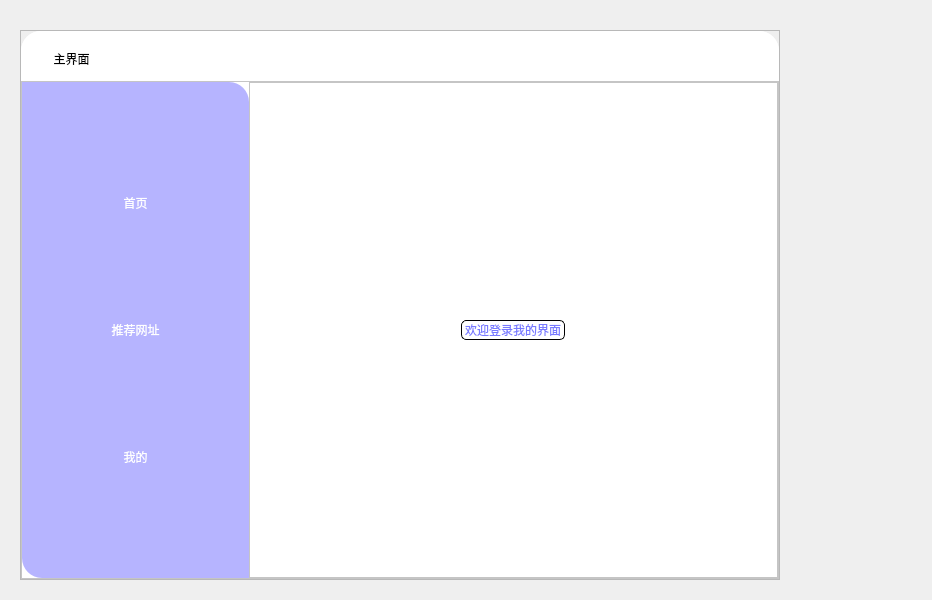
<?xml version="1.0" encoding="UTF-8"?>
<ui version="4.0">
 <class>MainWindow</class>
 <widget class="QMainWindow" name="MainWindow">
  <property name="geometry">
   <rect>
    <x>0</x>
    <y>0</y>
    <width>932</width>
    <height>600</height>
   </rect>
  </property>
  <property name="windowTitle">
   <string>MainWindow</string>
  </property>
  <widget class="QWidget" name="centralwidget">
   <widget class="QFrame" name="frame">
    <property name="geometry">
     <rect>
      <x>20</x>
      <y>30</y>
      <width>760</width>
      <height>550</height>
     </rect>
    </property>
    <property name="minimumSize">
     <size>
      <width>760</width>
      <height>550</height>
     </size>
    </property>
    <property name="frameShape">
     <enum>QFrame::StyledPanel</enum>
    </property>
    <property name="frameShadow">
     <enum>QFrame::Raised</enum>
    </property>
    <layout class="QVBoxLayout" name="verticalLayout">
     <property name="spacing">
      <number>0</number>
     </property>
     <property name="leftMargin">
      <number>0</number>
     </property>
     <property name="topMargin">
      <number>0</number>
     </property>
     <property name="rightMargin">
      <number>0</number>
     </property>
     <property name="bottomMargin">
      <number>0</number>
     </property>
     <item>
      <widget class="QFrame" name="frame_2">
       <property name="sizePolicy">
        <sizepolicy hsizetype="Preferred" vsizetype="Expanding">
         <horstretch>0</horstretch>
         <verstretch>2</verstretch>
        </sizepolicy>
       </property>
       <property name="styleSheet">
        <string notr="true">background-color: rgb(255, 255, 255);
border-top-right-radius:20px;
border-top-left-radius:20px;</string>
       </property>
       <property name="frameShape">
        <enum>QFrame::StyledPanel</enum>
       </property>
       <property name="frameShadow">
        <enum>QFrame::Raised</enum>
       </property>
       <layout class="QHBoxLayout" name="horizontalLayout">
        <property name="spacing">
         <number>0</number>
        </property>
        <property name="leftMargin">
         <number>0</number>
        </property>
        <property name="topMargin">
         <number>0</number>
        </property>
        <property name="rightMargin">
         <number>0</number>
        </property>
        <property name="bottomMargin">
         <number>0</number>
        </property>
        <item>
         <widget class="QFrame" name="frame_4">
          <property name="sizePolicy">
           <sizepolicy hsizetype="Preferred" vsizetype="Expanding">
            <horstretch>5</horstretch>
            <verstretch>0</verstretch>
           </sizepolicy>
          </property>
          <property name="frameShape">
           <enum>QFrame::StyledPanel</enum>
          </property>
          <property name="frameShadow">
           <enum>QFrame::Raised</enum>
          </property>
          <widget class="QPushButton" name="pushButton_main_interface">
           <property name="geometry">
            <rect>
             <x>0</x>
             <y>7</y>
             <width>101</width>
             <height>41</height>
            </rect>
           </property>
           <property name="styleSheet">
            <string notr="true">#pushButton_main_interface{
border:none;
font: 9pt &quot;楷体&quot;;
}
#pushButton_main_interface:hover
{
padding-bottom:5px;
}
</string>
           </property>
           <property name="text">
            <string>主界面</string>
           </property>
           <property name="icon">
            <iconset resource="icons/res.qrc">
             <normaloff>:/icons/home.png</normaloff>:/icons/home.png</iconset>
           </property>
          </widget>
         </widget>
        </item>
        <item alignment="Qt::AlignRight">
         <widget class="QFrame" name="frame_5">
          <property name="sizePolicy">
           <sizepolicy hsizetype="Preferred" vsizetype="Expanding">
            <horstretch>5</horstretch>
            <verstretch>0</verstretch>
           </sizepolicy>
          </property>
          <property name="styleSheet">
           <string notr="true"/>
          </property>
          <property name="frameShape">
           <enum>QFrame::StyledPanel</enum>
          </property>
          <property name="frameShadow">
           <enum>QFrame::Raised</enum>
          </property>
          <layout class="QHBoxLayout" name="horizontalLayout_2">
           <item>
            <widget class="QPushButton" name="pushButton_logout">
             <property name="styleSheet">
              <string notr="true">#pushButton_logout{
border:none;
}
#pushButton_logout:hover{
padding-bottom:5px;
}</string>
             </property>
             <property name="text">
              <string/>
             </property>
             <property name="icon">
              <iconset resource="icons/res.qrc">
               <normaloff>:/icons/登录.png</normaloff>:/icons/登录.png</iconset>
             </property>
            </widget>
           </item>
           <item>
            <widget class="QPushButton" name="pushButton_minimize">
             <property name="styleSheet">
              <string notr="true">#pushButton_minimize{
border:none;
}
#pushButton_minimize:hover{
padding-bottom:5px;
}</string>
             </property>
             <property name="text">
              <string/>
             </property>
             <property name="icon">
              <iconset resource="icons/res.qrc">
               <normaloff>:/icons/最小化.png</normaloff>:/icons/最小化.png</iconset>
             </property>
            </widget>
           </item>
           <item>
            <widget class="QPushButton" name="pushButton_close">
             <property name="styleSheet">
              <string notr="true">#pushButton_close{
border:none;
}
#pushButton_close:hover{
padding-bottom:5px;
}</string>
             </property>
             <property name="text">
              <string/>
             </property>
             <property name="icon">
              <iconset resource="icons/res.qrc">
               <normaloff>:/icons/关闭.png</normaloff>:/icons/关闭.png</iconset>
             </property>
            </widget>
           </item>
          </layout>
         </widget>
        </item>
       </layout>
      </widget>
     </item>
     <item>
      <widget class="QFrame" name="frame_3">
       <property name="sizePolicy">
        <sizepolicy hsizetype="Preferred" vsizetype="Expanding">
         <horstretch>0</horstretch>
         <verstretch>20</verstretch>
        </sizepolicy>
       </property>
       <property name="styleSheet">
        <string notr="true">background-color: rgb(255, 255, 255);</string>
       </property>
       <property name="frameShape">
        <enum>QFrame::StyledPanel</enum>
       </property>
       <property name="frameShadow">
        <enum>QFrame::Raised</enum>
       </property>
       <layout class="QHBoxLayout" name="horizontalLayout_3">
        <property name="spacing">
         <number>0</number>
        </property>
        <property name="leftMargin">
         <number>0</number>
        </property>
        <property name="topMargin">
         <number>0</number>
        </property>
        <property name="rightMargin">
         <number>0</number>
        </property>
        <property name="bottomMargin">
         <number>0</number>
        </property>
        <item>
         <widget class="QFrame" name="frame_6">
          <property name="sizePolicy">
           <sizepolicy hsizetype="Expanding" vsizetype="Preferred">
            <horstretch>3</horstretch>
            <verstretch>0</verstretch>
           </sizepolicy>
          </property>
          <property name="styleSheet">
           <string notr="true">#frame_6{
	background-color: rgb(182, 180, 255);
	border-top-right-radius:20px;
	border-bottom-left-radius:20px
}
</string>
          </property>
          <property name="frameShape">
           <enum>QFrame::StyledPanel</enum>
          </property>
          <property name="frameShadow">
           <enum>QFrame::Raised</enum>
          </property>
          <layout class="QVBoxLayout" name="verticalLayout_2">
           <item>
            <widget class="QPushButton" name="pushButton_home">
             <property name="styleSheet">
              <string notr="true">#pushButton_home{
border:none;
background-color: rgb(182, 180, 255);
	color: rgb(255, 255, 255);
	font: 12pt &quot;幼圆&quot;;
}
#pushButton_home:hover{
	
	color: rgb(110, 255, 231);

}
#pushButton_home:pressed{
	paddding-left:5px;
	padding-top:5px;

}</string>
             </property>
             <property name="text">
              <string>首页</string>
             </property>
            </widget>
           </item>
           <item>
            <widget class="QPushButton" name="pushButton_web">
             <property name="styleSheet">
              <string notr="true">#pushButton_web{
background-color: rgb(182, 180, 255);
border:none;
	color: rgb(255, 255, 255);
font: 12pt &quot;幼圆&quot;;
}
#pushButton_web:hover{
	
	color: rgb(110, 255, 231);

}
#pushButton_web:pressed{
	paddding-left:5px;
	padding-top:5px;

}</string>
             </property>
             <property name="text">
              <string>推荐网址</string>
             </property>
            </widget>
           </item>
           <item>
            <widget class="QPushButton" name="pushButton_my">
             <property name="styleSheet">
              <string notr="true">#pushButton_my{
background-color: rgb(182, 180, 255);
border:none;
	color: rgb(255, 255, 255);
font: 12pt &quot;幼圆&quot;;
}
#pushButton_my:hover{
	
	color: rgb(110, 255, 231);

}
#pushButton_my:pressed{
	paddding-left:5px;
	padding-top:5px;

}</string>
             </property>
             <property name="text">
              <string>我的</string>
             </property>
            </widget>
           </item>
          </layout>
         </widget>
        </item>
        <item>
         <widget class="QFrame" name="frame_7">
          <property name="sizePolicy">
           <sizepolicy hsizetype="Expanding" vsizetype="Preferred">
            <horstretch>7</horstretch>
            <verstretch>0</verstretch>
           </sizepolicy>
          </property>
          <property name="frameShape">
           <enum>QFrame::StyledPanel</enum>
          </property>
          <property name="frameShadow">
           <enum>QFrame::Raised</enum>
          </property>
          <layout class="QVBoxLayout" name="verticalLayout_3">
           <property name="spacing">
            <number>0</number>
           </property>
           <property name="leftMargin">
            <number>0</number>
           </property>
           <property name="topMargin">
            <number>0</number>
           </property>
           <property name="rightMargin">
            <number>0</number>
           </property>
           <property name="bottomMargin">
            <number>0</number>
           </property>
           <item>
            <widget class="QStackedWidget" name="stackedWidget">
             <property name="currentIndex">
              <number>0</number>
             </property>
             <widget class="QWidget" name="page_home">
              <layout class="QHBoxLayout" name="horizontalLayout_4">
               <item alignment="Qt::AlignHCenter|Qt::AlignVCenter">
                <widget class="QLabel" name="label">
                 <property name="styleSheet">
                  <string notr="true">
color: rgb(120, 122, 255);
border:1px solid black;
border-radius:5px;
font: 12pt &quot;楷体&quot;;</string>
                 </property>
                 <property name="text">
                  <string>欢迎登录我的界面</string>
                 </property>
                </widget>
               </item>
              </layout>
             </widget>
             <widget class="QWidget" name="page_web">
              <widget class="QFrame" name="frame_8">
               <property name="geometry">
                <rect>
                 <x>60</x>
                 <y>40</y>
                 <width>380</width>
                 <height>390</height>
                </rect>
               </property>
               <property name="minimumSize">
                <size>
                 <width>380</width>
                 <height>390</height>
                </size>
               </property>
               <property name="maximumSize">
                <size>
                 <width>380</width>
                 <height>390</height>
                </size>
               </property>
               <property name="frameShape">
                <enum>QFrame::StyledPanel</enum>
               </property>
               <property name="frameShadow">
                <enum>QFrame::Raised</enum>
               </property>
               <layout class="QVBoxLayout" name="verticalLayout_4">
                <item>
                 <widget class="QPushButton" name="pushButton_github">
                  <property name="styleSheet">
                   <string notr="true">
#pushButton_github{
border:none;
font: 12pt &quot;Cambria Math&quot;;}
#pushButton_github:pressed{

padding-top:5px;
padding-left:5px;

}</string>
                  </property>
                  <property name="text">
                   <string>Github</string>
                  </property>
                  <property name="icon">
                   <iconset resource="icons/res.qrc">
                    <normaloff>:/icons/github.png</normaloff>:/icons/github.png</iconset>
                  </property>
                 </widget>
                </item>
                <item>
                 <widget class="QPushButton" name="pushButton_claude">
                  <property name="styleSheet">
                   <string notr="true">
#pushButton_claude{
border:none;
font: 12pt &quot;Cambria Math&quot;;}
#pushButton_claude:pressed{

padding-top:5px;
padding-left:5px;

}</string>
                  </property>
                  <property name="text">
                   <string>Claude</string>
                  </property>
                  <property name="icon">
                   <iconset resource="icons/res.qrc">
                    <normaloff>:/icons/cluster.png</normaloff>:/icons/cluster.png</iconset>
                  </property>
                 </widget>
                </item>
               </layout>
              </widget>
             </widget>
             <widget class="QWidget" name="page_my">
              <layout class="QVBoxLayout" name="verticalLayout_5">
               <property name="spacing">
                <number>0</number>
               </property>
               <property name="leftMargin">
                <number>0</number>
               </property>
               <property name="topMargin">
                <number>0</number>
               </property>
               <property name="rightMargin">
                <number>0</number>
               </property>
               <property name="bottomMargin">
                <number>0</number>
               </property>
               <item>
                <widget class="QFrame" name="frame_10">
                 <property name="sizePolicy">
                  <sizepolicy hsizetype="Preferred" vsizetype="Expanding">
                   <horstretch>0</horstretch>
                   <verstretch>7</verstretch>
                  </sizepolicy>
                 </property>
                 <property name="frameShape">
                  <enum>QFrame::StyledPanel</enum>
                 </property>
                 <property name="frameShadow">
                  <enum>QFrame::Raised</enum>
                 </property>
                 <layout class="QVBoxLayout" name="verticalLayout_6">
                  <property name="spacing">
                   <number>0</number>
                  </property>
                  <property name="leftMargin">
                   <number>0</number>
                  </property>
                  <property name="topMargin">
                   <number>0</number>
                  </property>
                  <property name="rightMargin">
                   <number>0</number>
                  </property>
                  <property name="bottomMargin">
                   <number>0</number>
                  </property>
                  <item>
                   <widget class="QFrame" name="frame_11">
                    <property name="sizePolicy">
                     <sizepolicy hsizetype="Preferred" vsizetype="Expanding">
                      <horstretch>0</horstretch>
                      <verstretch>1</verstretch>
                     </sizepolicy>
                    </property>
                    <property name="frameShape">
                     <enum>QFrame::StyledPanel</enum>
                    </property>
                    <property name="frameShadow">
                     <enum>QFrame::Raised</enum>
                    </property>
                    <widget class="QLabel" name="label_2">
                     <property name="geometry">
                      <rect>
                       <x>10</x>
                       <y>10</y>
                       <width>111</width>
                       <height>20</height>
                      </rect>
                     </property>
                     <property name="styleSheet">
                      <string notr="true">color: rgb(255, 0, 0);
font: 12pt &quot;幼圆&quot;;</string>
                     </property>
                     <property name="text">
                      <string>修改密码</string>
                     </property>
                    </widget>
                   </widget>
                  </item>
                  <item>
                   <widget class="QFrame" name="frame_12">
                    <property name="sizePolicy">
                     <sizepolicy hsizetype="Preferred" vsizetype="Expanding">
                      <horstretch>0</horstretch>
                      <verstretch>8</verstretch>
                     </sizepolicy>
                    </property>
                    <property name="frameShape">
                     <enum>QFrame::StyledPanel</enum>
                    </property>
                    <property name="frameShadow">
                     <enum>QFrame::Raised</enum>
                    </property>
                    <layout class="QVBoxLayout" name="verticalLayout_7">
                     <item>
                      <widget class="QLineEdit" name="lineEdit_password1">
                       <property name="text">
                        <string/>
                       </property>
                       <property name="placeholderText">
                        <string>密码：</string>
                       </property>
                      </widget>
                     </item>
                     <item>
                      <widget class="QLineEdit" name="lineEdit_password2">
                       <property name="text">
                        <string/>
                       </property>
                       <property name="placeholderText">
                        <string>确认密码：</string>
                       </property>
                      </widget>
                     </item>
                     <item alignment="Qt::AlignHCenter">
                      <widget class="QPushButton" name="pushButton_confirm_password">
                       <property name="styleSheet">
                        <string notr="true">#pushButton_password_confirm:pressed{
padding-top:5px;
padding-left:5px;}</string>
                       </property>
                       <property name="text">
                        <string/>
                       </property>
                       <property name="icon">
                        <iconset resource="icons/res.qrc">
                         <normaloff>:/icons/确认.png</normaloff>:/icons/确认.png</iconset>
                       </property>
                      </widget>
                     </item>
                    </layout>
                   </widget>
                  </item>
                 </layout>
                </widget>
               </item>
               <item>
                <widget class="QFrame" name="frame_9">
                 <property name="sizePolicy">
                  <sizepolicy hsizetype="Preferred" vsizetype="Expanding">
                   <horstretch>0</horstretch>
                   <verstretch>3</verstretch>
                  </sizepolicy>
                 </property>
                 <property name="frameShape">
                  <enum>QFrame::StyledPanel</enum>
                 </property>
                 <property name="frameShadow">
                  <enum>QFrame::Raised</enum>
                 </property>
                 <layout class="QHBoxLayout" name="horizontalLayout_5">
                  <property name="spacing">
                   <number>0</number>
                  </property>
                  <property name="leftMargin">
                   <number>0</number>
                  </property>
                  <property name="topMargin">
                   <number>0</number>
                  </property>
                  <property name="rightMargin">
                   <number>0</number>
                  </property>
                  <property name="bottomMargin">
                   <number>0</number>
                  </property>
                  <item>
                   <widget class="QStackedWidget" name="stackedWidget_2">
                    <property name="currentIndex">
                     <number>0</number>
                    </property>
                    <widget class="QWidget" name="page">
                     <layout class="QHBoxLayout" name="horizontalLayout_6">
                      <property name="spacing">
                       <number>0</number>
                      </property>
                      <property name="leftMargin">
                       <number>0</number>
                      </property>
                      <property name="topMargin">
                       <number>0</number>
                      </property>
                      <property name="rightMargin">
                       <number>0</number>
                      </property>
                      <property name="bottomMargin">
                       <number>0</number>
                      </property>
                      <item alignment="Qt::AlignHCenter">
                       <widget class="QLabel" name="label_3">
                        <property name="styleSheet">
                         <string notr="true">color: rgb(255, 0, 0);</string>
                        </property>
                        <property name="text">
                         <string/>
                        </property>
                       </widget>
                      </item>
                     </layout>
                    </widget>
                    <widget class="QWidget" name="page_2"/>
                   </widget>
                  </item>
                 </layout>
                </widget>
               </item>
              </layout>
             </widget>
            </widget>
           </item>
          </layout>
         </widget>
        </item>
       </layout>
      </widget>
     </item>
    </layout>
   </widget>
  </widget>
 </widget>
 <resources>
  <include location="icons/res.qrc"/>
 </resources>
 <connections/>
</ui>
